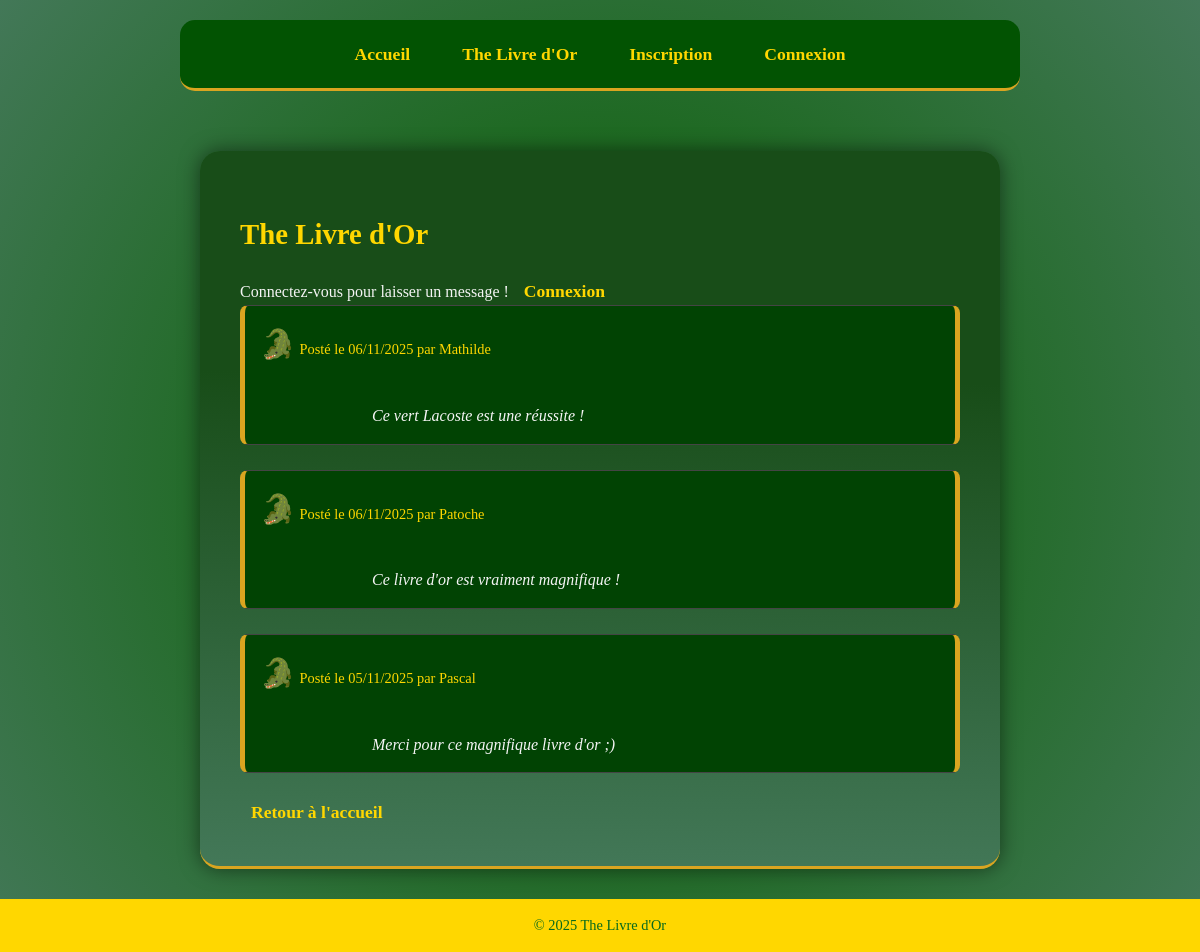
Screenshot of /livre-or.php with the database file from the repository.
### tables this page shows
CREATE TABLE `commentaires` (
  `id` int NOT NULL,
  `commentaire` text NOT NULL,
  `id_utilisateur` int NOT NULL,
  `date` datetime NOT NULL
);

CREATE TABLE `utilisateurs` (
  `id` int NOT NULL,
  `login` varchar(255) NOT NULL,
  `password` varchar(255) NOT NULL
);

### model/comment-model.php (called while the page is built, shortened)
<?php
class CommentModel {
    private $bdd;
    public function __construct() {
        $host = 'localhost';
        $dbname = 'livreor';
        $username = 'root';
        $password = '';
        try {
            $this->bdd = new PDO("mysql:host=$host;dbname=$dbname;charset=utf8", $username, $password);
            $this->bdd->setAttribute(PDO::ATTR_ERRMODE, PDO::ERRMODE_EXCEPTION);
        } catch (Exception $e) {
            die('Erreur de connexion à la base de données : ' . $e->getMessage());
        }
    }
    public function getAllCommentsWithUser() {
        $requete = $this->bdd->prepare("
            SELECT
                c.commentaire,
                c.date,
                u.login AS auteur_login
            FROM
                commentaires c
            JOIN
                utilisateurs u ON c.id_utilisateur = u.id
            ORDER BY
                c.date DESC
        ");
        $requete->execute();
        return $requete->fetchAll(PDO::FETCH_ASSOC);
    }
}

### livre-or.php (the view, shortened to what this page needs)
<?php
require_once('model/comment-model.php');
$commentModel = new CommentModel();
$commentaires = $commentModel->getAllCommentsWithUser();
include('includes/header.php');
?>
    <main>
        <h2>The Livre d'Or</h2>
        <?php if ($est_connecte): ?>
            <p><a href="commentaire.php" class="button-action">Ajouter un commentaire</a></p>
        <?php else: ?>
            <p>Connectez-vous pour laisser un message ! <a href="connexion.php">Connexion</a></p>
        <?php endif; ?>
        <?php if (empty($commentaires)): ?>
            <p>Soyez le premier à laisser un message !</p>
        <?php else: ?>
            <section class="commentaires-list">
                <?php foreach ($commentaires as $com): ?>
                    <article class="commentaire-entry">
                        <p class="meta">
                            <span style="font-size: 200%;">🐊</span> Posté le <?= date('d/m/Y', strtotime($com['date'])) ?> par <?= htmlspecialchars($com['auteur_login']) ?>
                        </p>
                        <blockquote class="message-text">
                            <?= nl2br(htmlspecialchars($com['commentaire'])) ?>
                        </blockquote>
                    </article>
                <?php endforeach; ?>
            </section>
        <?php endif; ?>
        <p><a href="index.php">Retour à l'accueil</a></p>
    </main>
<?php
include('includes/footer.php');
?>

### css/style.css (style rules this page uses)
:root { background: #166616; background: radial-gradient(circle, rgba(22, 102, 22, 1) 32%, rgba(67, 120, 88, 1) 100%); --color-text-primary: #f5f5f5; --color-accent: #DAA520; --color-accent-light: #FFD700; --color-border: #444; --font-primary: 'Georgia', serif; }
* { margin: 0; padding: 0; box-sizing: border-box; }
body { font-family: var(--font-primary); background-color: var(--color-background); color: var(--color-text-primary); line-height: 1.6; display: flex; flex-direction: column; align-items: center; min-height: 100vh; }
h2 { font-size: 1.8em; color: var(--color-accent-light); margin-top: 20px; margin-bottom: 15px; padding-bottom: 5px; }
main { width: 90%; max-width: 800px; padding: 40px; margin: 30px auto; background: #184d18; background: linear-gradient(181deg, rgba(24, 77, 24, 1) 32%, rgba(67, 120, 88, 1) 100%); border-bottom: 3px solid var(--color-accent); box-shadow: 0 0 20px rgba(0, 0, 0, 0.5); border-radius: 20px; }
nav a, main a { color: var(--color-accent-light); text-decoration: none; transition: color 0.3s; border: 1px solid transparent; border-radius: 8px; font-size: 1.1em; font-weight: bold; padding: 5px 10px; border-bottom: 2px solid transparent; }
.commentaire-entry { margin-bottom: 25px; padding: 15px; border: 1px solid var(--color-border); border-left: 5px solid var(--color-accent); border-right: 5px solid var(--color-accent); background-color: #014303; border-radius: 8px; }
.meta { font-size: 0.9em; color: var(--color-accent-light); margin-bottom: 10px; }
.message-text { font-style: italic; color: var(--color-text-primary); white-space: pre-wrap; }

### rows the page displays
commentaires: date "06/11/2025", id_utilisateur.login "Mathilde", commentaire "Ce vert Lacoste est une réussite !"
commentaires: date "06/11/2025", id_utilisateur.login "Patoche", commentaire "Ce livre d'or est vraiment magnifique !"
commentaires: date "05/11/2025", id_utilisateur.login "Pascal", commentaire "Merci pour ce magnifique livre d'or ;)"
